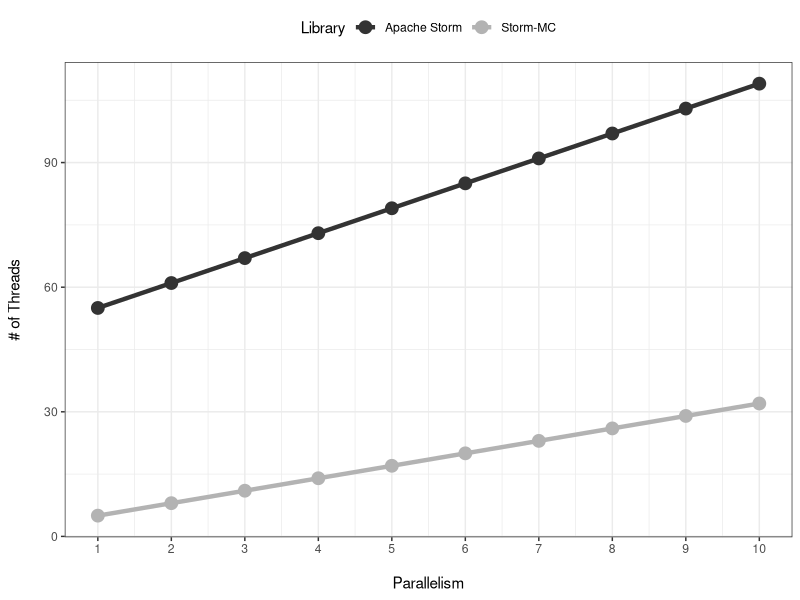

Reproduce this figure in R.
# ---- threads-plot ----
library("ggplot2")
library("reshape2")

# read results
threads <- read.csv(file="csv/threads.csv",sep=",")
t <- melt(threads, id.vars=c("parallelism"))
k <- ggplot(t, aes(x=parallelism, y=value, fill=variable, color=variable)) +
    scale_fill_grey(end=0.7, name="Library", labels=c("Apache Storm", "Storm-MC")) +
    scale_colour_grey(end=0.7, name="Library", labels=c("Apache Storm", "Storm-MC")) +
    theme_bw() +
    theme(legend.position="top", legend.key = element_blank())

k + geom_line(size=1.5) + geom_point(size=4, type=21) +
    scale_y_continuous(name="# of Threads\n") +
    scale_x_continuous(breaks=1:10, name="\nParallelism")
